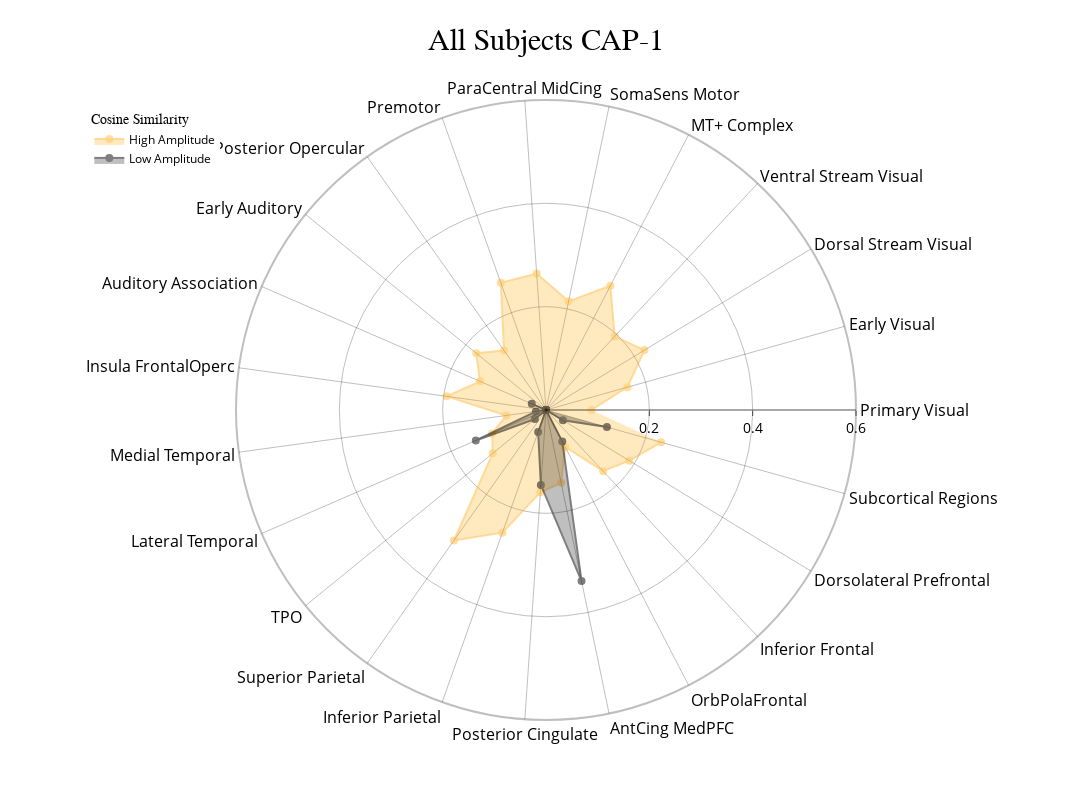
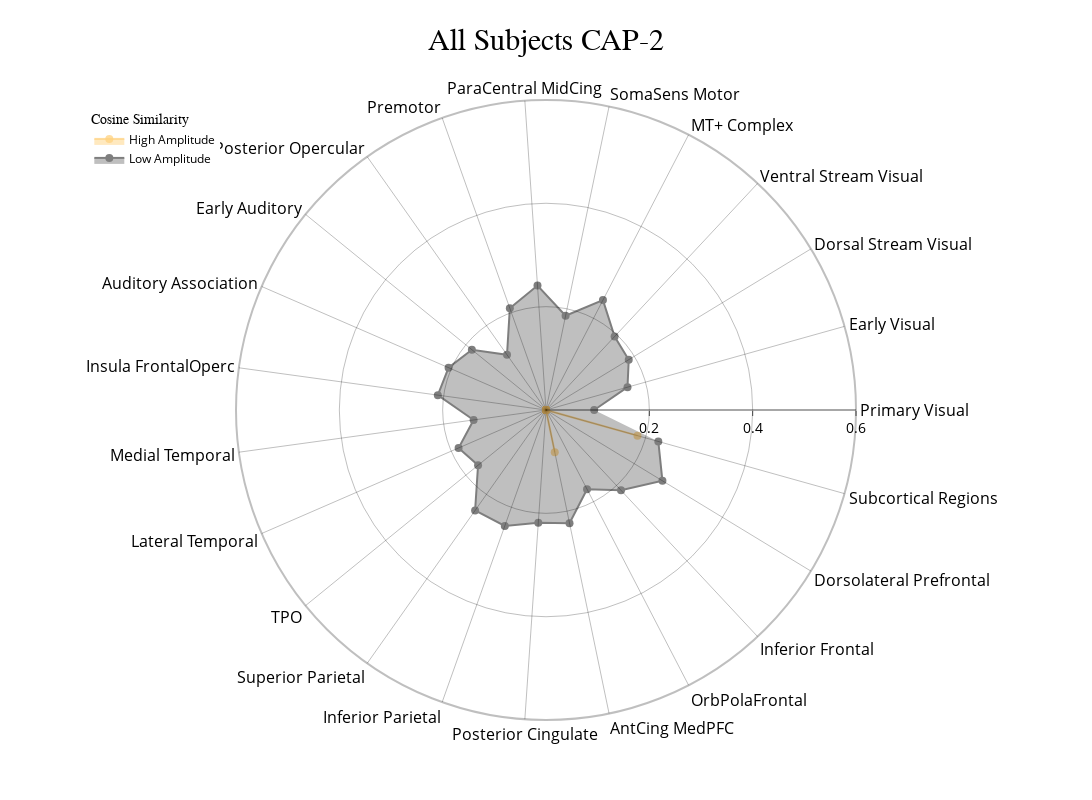
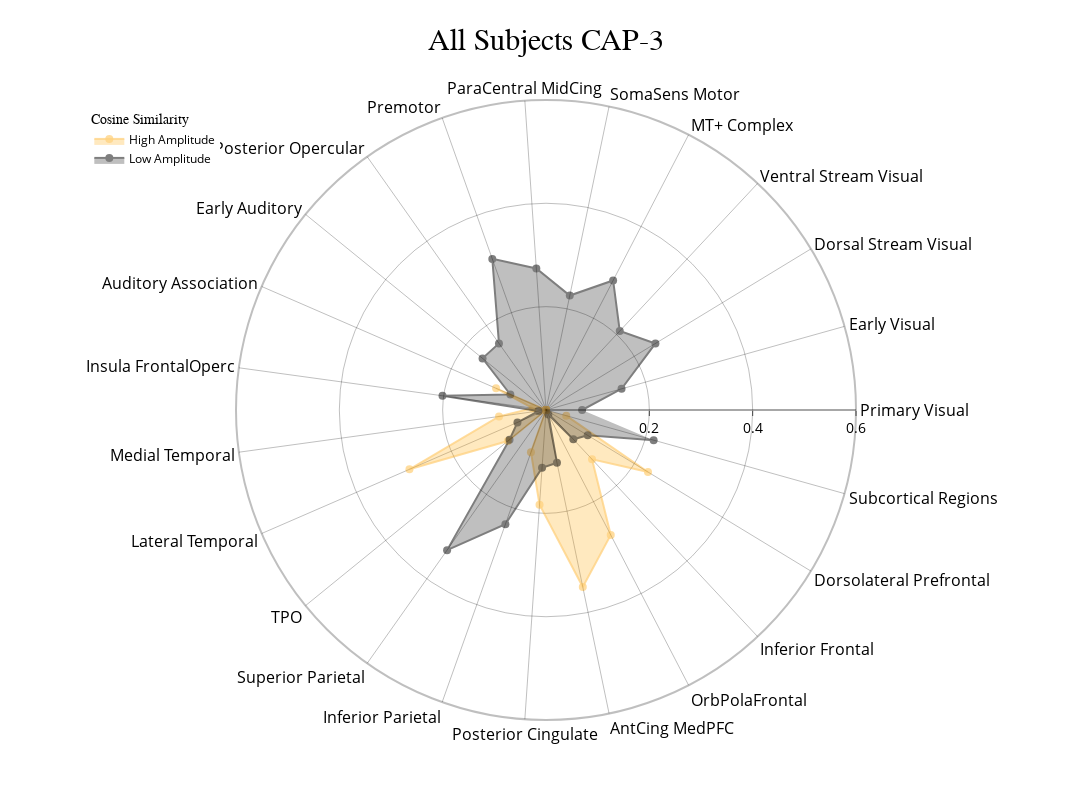
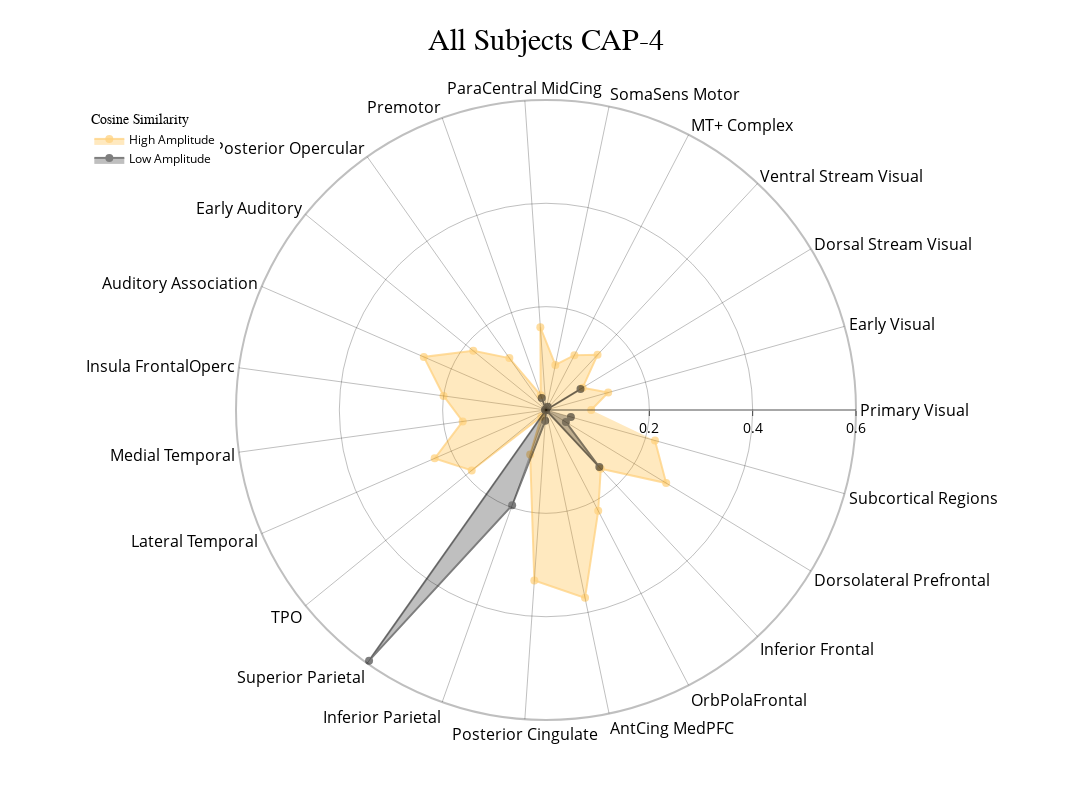

The cell these charts' notebook holds for them, in order:
### Code cell
radialaxis = {
    "showline": True,
    "linewidth": 2,
    "linecolor": "rgba(0, 0, 0, 0.25)",
    "gridcolor": "rgba(0, 0, 0, 0.25)",
    "ticks": "outside",
    "tickfont": {"size": 14, "color": "black"},
    "range": [0, 0.6],
    "tickvals": [0.2, "", 0.4, "", 0.6],
}

color_discrete_map = {"High Amplitude": "rgba(255, 165, 0, 0.75)", "Low Amplitude": "black"}

cap_analysis.caps2radar(
    radialaxis=radialaxis,
    fill="toself",
    color_discrete_map=color_discrete_map,
    use_scatterpolar=True,
    output_dir=output_dir,
    as_html=True,
)

### Figure 1 — Plotly figure (JSON) as saved in the notebook; plotly's stock layout.template omitted (floating-point values rounded to 4 significant figures)
{"data": [{"connectgaps": true, "fill": "toself", "line": {"color": "rgba(255, 165, 0, 0.75)", "width": 2}, "marker": {"color": "rgba(255, 165, 0, 0.75)", "size": 8}, "mode": "markers+lines", "name": "High Amplitude", "opacity": 0.5, "r": [0.08797, 0.1637, 0.223, 0.1949, 0.2708, 0.2148, 0.2648, 0.2613, 0.141, 0.1741, 0.1393, 0.1941, 0.07719, 0.1137, 0.1329, 0.3092, 0.2519, 0.1598, 0.144, 0.08045, 0.162, 0.1889, 0.2315], "theta": ["Primary Visual", "Early Visual", "Dorsal Stream Visual", "Ventral Stream Visual", "MT+ Complex", "SomaSens Motor", "ParaCentral MidCing", "Premotor", "Posterior Opercular", "Early Auditory", "Auditory Association", "Insula FrontalOperc", "Medial Temporal", "Lateral Temporal", "TPO", "Superior Parietal", "Inferior Parietal", "Posterior Cingulate", "AntCing MedPFC", "OrbPolaFrontal", "Inferior Frontal", "Dorsolateral Prefrontal", "Subcortical Regions"], "type": "scatterpolar"}, {"connectgaps": true, "fill": "toself", "line": {"color": "black", "width": 2}, "marker": {"color": "black", "size": 8}, "mode": "markers+lines", "name": "Low Amplitude", "opacity": 0.5, "r": [0, 0, 0, 0, 0, 0, 0, 0, 0, 0, 0.03, 0, 0.01965, 0.1481, 0.02782, 0, 0.04534, 0.1453, 0.3382, 0.06857, 0, 0.03835, 0.1224], "theta": ["Primary Visual", "Early Visual", "Dorsal Stream Visual", "Ventral Stream Visual", "MT+ Complex", "SomaSens Motor", "ParaCentral MidCing", "Premotor", "Posterior Opercular", "Early Auditory", "Auditory Association", "Insula FrontalOperc", "Medial Temporal", "Lateral Temporal", "TPO", "Superior Parietal", "Inferior Parietal", "Posterior Cingulate", "AntCing MedPFC", "OrbPolaFrontal", "Inferior Frontal", "Dorsolateral Prefrontal", "Subcortical Regions"], "type": "scatterpolar"}], "layout": {"height": 800, "legend": {"font": {"color": "black", "size": 12}, "title": {"font": {"family": "Times New Roman"}, "text": "Cosine Similarity"}, "x": 0.01, "xanchor": "left", "y": 0.99, "yanchor": "top"}, "polar": {"angularaxis": {"gridcolor": "rgba(0, 0, 0, 0.25)", "linecolor": "rgba(0, 0, 0, 0.25)", "linewidth": 2, "showline": true, "tickfont": {"color": "black", "size": 16}}, "bgcolor": "white", "radialaxis": {"gridcolor": "rgba(0, 0, 0, 0.25)", "linecolor": "rgba(0, 0, 0, 0.25)", "linewidth": 2, "range": [0, 0.6], "showline": true, "tickfont": {"color": "black", "size": 14}, "ticks": "outside", "tickvals": [0.2, "", 0.4, "", 0.6]}}, "showlegend": true, "title": {"font": {"color": "black", "family": "Times New Roman", "size": 30}, "text": "All Subjects CAP-1", "x": 0.5}, "width": 1200}}

### Figure 2 — Plotly figure (JSON) as saved in the notebook; plotly's stock layout.template omitted (floating-point values rounded to 4 significant figures)
{"data": [{"connectgaps": true, "fill": "toself", "line": {"color": "rgba(255, 165, 0, 0.75)", "width": 2}, "marker": {"color": "rgba(255, 165, 0, 0.75)", "size": 8}, "mode": "markers+lines", "name": "High Amplitude", "opacity": 0.5, "r": [0, 0, 0, 0, 0, 0, 0, 0, 0, 0, 0, 0, 0, 0, 0, 0, 0, 0, 0.08334, 0, 0, 0, 0.1839], "theta": ["Primary Visual", "Early Visual", "Dorsal Stream Visual", "Ventral Stream Visual", "MT+ Complex", "SomaSens Motor", "ParaCentral MidCing", "Premotor", "Posterior Opercular", "Early Auditory", "Auditory Association", "Insula FrontalOperc", "Medial Temporal", "Lateral Temporal", "TPO", "Superior Parietal", "Inferior Parietal", "Posterior Cingulate", "AntCing MedPFC", "OrbPolaFrontal", "Inferior Frontal", "Dorsolateral Prefrontal", "Subcortical Regions"], "type": "scatterpolar"}, {"connectgaps": true, "fill": "toself", "line": {"color": "black", "width": 2}, "marker": {"color": "black", "size": 8}, "mode": "markers+lines", "name": "Low Amplitude", "opacity": 0.5, "r": [0.09332, 0.1638, 0.1874, 0.1945, 0.2396, 0.1863, 0.2414, 0.209, 0.1309, 0.185, 0.2056, 0.2113, 0.1414, 0.1845, 0.1695, 0.238, 0.2381, 0.2186, 0.2237, 0.1726, 0.2128, 0.2637, 0.2257], "theta": ["Primary Visual", "Early Visual", "Dorsal Stream Visual", "Ventral Stream Visual", "MT+ Complex", "SomaSens Motor", "ParaCentral MidCing", "Premotor", "Posterior Opercular", "Early Auditory", "Auditory Association", "Insula FrontalOperc", "Medial Temporal", "Lateral Temporal", "TPO", "Superior Parietal", "Inferior Parietal", "Posterior Cingulate", "AntCing MedPFC", "OrbPolaFrontal", "Inferior Frontal", "Dorsolateral Prefrontal", "Subcortical Regions"], "type": "scatterpolar"}], "layout": {"height": 800, "legend": {"font": {"color": "black", "size": 12}, "title": {"font": {"family": "Times New Roman"}, "text": "Cosine Similarity"}, "x": 0.01, "xanchor": "left", "y": 0.99, "yanchor": "top"}, "polar": {"angularaxis": {"gridcolor": "rgba(0, 0, 0, 0.25)", "linecolor": "rgba(0, 0, 0, 0.25)", "linewidth": 2, "showline": true, "tickfont": {"color": "black", "size": 16}}, "bgcolor": "white", "radialaxis": {"gridcolor": "rgba(0, 0, 0, 0.25)", "linecolor": "rgba(0, 0, 0, 0.25)", "linewidth": 2, "range": [0, 0.6], "showline": true, "tickfont": {"color": "black", "size": 14}, "ticks": "outside", "tickvals": [0.2, "", 0.4, "", 0.6]}}, "showlegend": true, "title": {"font": {"color": "black", "family": "Times New Roman", "size": 30}, "text": "All Subjects CAP-2", "x": 0.5}, "width": 1200}}

### Figure 3 — Plotly figure (JSON) as saved in the notebook; plotly's stock layout.template omitted (floating-point values rounded to 4 significant figures)
{"data": [{"connectgaps": true, "fill": "toself", "line": {"color": "rgba(255, 165, 0, 0.75)", "width": 2}, "marker": {"color": "rgba(255, 165, 0, 0.75)", "size": 8}, "mode": "markers+lines", "name": "High Amplitude", "opacity": 0.5, "r": [0, 0, 0, 0, 0, 0, 0, 0, 0, 0, 0.1054, 0.02626, 0.0918, 0.2881, 0.09516, 0, 0.08696, 0.1836, 0.3501, 0.2724, 0.1306, 0.231, 0.0407], "theta": ["Primary Visual", "Early Visual", "Dorsal Stream Visual", "Ventral Stream Visual", "MT+ Complex", "SomaSens Motor", "ParaCentral MidCing", "Premotor", "Posterior Opercular", "Early Auditory", "Auditory Association", "Insula FrontalOperc", "Medial Temporal", "Lateral Temporal", "TPO", "Superior Parietal", "Inferior Parietal", "Posterior Cingulate", "AntCing MedPFC", "OrbPolaFrontal", "Inferior Frontal", "Dorsolateral Prefrontal", "Subcortical Regions"], "type": "scatterpolar"}, {"connectgaps": true, "fill": "toself", "line": {"color": "black", "width": 2}, "marker": {"color": "black", "size": 8}, "mode": "markers+lines", "name": "Low Amplitude", "opacity": 0.5, "r": [0.06987, 0.1519, 0.2479, 0.2092, 0.2824, 0.2263, 0.2746, 0.3104, 0.1578, 0.1583, 0.07526, 0.2022, 0.01487, 0.06023, 0.09099, 0.332, 0.2347, 0.1122, 0.1042, 0.009892, 0.0775, 0.09444, 0.2164], "theta": ["Primary Visual", "Early Visual", "Dorsal Stream Visual", "Ventral Stream Visual", "MT+ Complex", "SomaSens Motor", "ParaCentral MidCing", "Premotor", "Posterior Opercular", "Early Auditory", "Auditory Association", "Insula FrontalOperc", "Medial Temporal", "Lateral Temporal", "TPO", "Superior Parietal", "Inferior Parietal", "Posterior Cingulate", "AntCing MedPFC", "OrbPolaFrontal", "Inferior Frontal", "Dorsolateral Prefrontal", "Subcortical Regions"], "type": "scatterpolar"}], "layout": {"height": 800, "legend": {"font": {"color": "black", "size": 12}, "title": {"font": {"family": "Times New Roman"}, "text": "Cosine Similarity"}, "x": 0.01, "xanchor": "left", "y": 0.99, "yanchor": "top"}, "polar": {"angularaxis": {"gridcolor": "rgba(0, 0, 0, 0.25)", "linecolor": "rgba(0, 0, 0, 0.25)", "linewidth": 2, "showline": true, "tickfont": {"color": "black", "size": 16}}, "bgcolor": "white", "radialaxis": {"gridcolor": "rgba(0, 0, 0, 0.25)", "linecolor": "rgba(0, 0, 0, 0.25)", "linewidth": 2, "range": [0, 0.6], "showline": true, "tickfont": {"color": "black", "size": 14}, "ticks": "outside", "tickvals": [0.2, "", 0.4, "", 0.6]}}, "showlegend": true, "title": {"font": {"color": "black", "family": "Times New Roman", "size": 30}, "text": "All Subjects CAP-3", "x": 0.5}, "width": 1200}}

### Figure 4 — Plotly figure (JSON) as saved in the notebook; plotly's stock layout.template omitted (floating-point values rounded to 4 significant figures)
{"data": [{"connectgaps": true, "fill": "toself", "line": {"color": "rgba(255, 165, 0, 0.75)", "width": 2}, "marker": {"color": "rgba(255, 165, 0, 0.75)", "size": 8}, "mode": "markers+lines", "name": "High Amplitude", "opacity": 0.5, "r": [0.08754, 0.125, 0.08303, 0.1462, 0.1195, 0.08906, 0.1605, 0.03047, 0.123, 0.1814, 0.2578, 0.2001, 0.1627, 0.2349, 0.1853, 0.01572, 0.09154, 0.3309, 0.3714, 0.2197, 0.1554, 0.2722, 0.219], "theta": ["Primary Visual", "Early Visual", "Dorsal Stream Visual", "Ventral Stream Visual", "MT+ Complex", "SomaSens Motor", "ParaCentral MidCing", "Premotor", "Posterior Opercular", "Early Auditory", "Auditory Association", "Insula FrontalOperc", "Medial Temporal", "Lateral Temporal", "TPO", "Superior Parietal", "Inferior Parietal", "Posterior Cingulate", "AntCing MedPFC", "OrbPolaFrontal", "Inferior Frontal", "Dorsolateral Prefrontal", "Subcortical Regions"], "type": "scatterpolar"}, {"connectgaps": true, "fill": "toself", "line": {"color": "black", "width": 2}, "marker": {"color": "black", "size": 8}, "mode": "markers+lines", "name": "Low Amplitude", "opacity": 0.5, "r": [0, 0, 0.07813, 0, 0.007324, 0, 0, 0.02477, 0, 0, 0, 0.001902, 0, 0, 0, 0.5938, 0.1956, 0.0211, 0, 0, 0.1512, 0.04507, 0.05001], "theta": ["Primary Visual", "Early Visual", "Dorsal Stream Visual", "Ventral Stream Visual", "MT+ Complex", "SomaSens Motor", "ParaCentral MidCing", "Premotor", "Posterior Opercular", "Early Auditory", "Auditory Association", "Insula FrontalOperc", "Medial Temporal", "Lateral Temporal", "TPO", "Superior Parietal", "Inferior Parietal", "Posterior Cingulate", "AntCing MedPFC", "OrbPolaFrontal", "Inferior Frontal", "Dorsolateral Prefrontal", "Subcortical Regions"], "type": "scatterpolar"}], "layout": {"height": 800, "legend": {"font": {"color": "black", "size": 12}, "title": {"font": {"family": "Times New Roman"}, "text": "Cosine Similarity"}, "x": 0.01, "xanchor": "left", "y": 0.99, "yanchor": "top"}, "polar": {"angularaxis": {"gridcolor": "rgba(0, 0, 0, 0.25)", "linecolor": "rgba(0, 0, 0, 0.25)", "linewidth": 2, "showline": true, "tickfont": {"color": "black", "size": 16}}, "bgcolor": "white", "radialaxis": {"gridcolor": "rgba(0, 0, 0, 0.25)", "linecolor": "rgba(0, 0, 0, 0.25)", "linewidth": 2, "range": [0, 0.6], "showline": true, "tickfont": {"color": "black", "size": 14}, "ticks": "outside", "tickvals": [0.2, "", 0.4, "", 0.6]}}, "showlegend": true, "title": {"font": {"color": "black", "family": "Times New Roman", "size": 30}, "text": "All Subjects CAP-4", "x": 0.5}, "width": 1200}}
